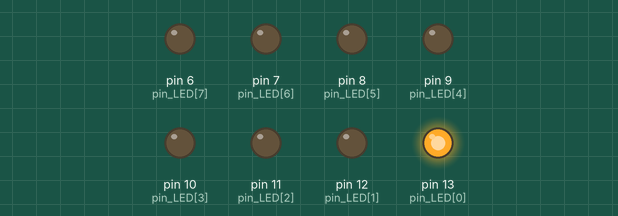
A sketch run on a simulated Arduino Uno, built with avr-gcc and run on an emulated ATmega328P. On the bench: output pins drawn as LEDs (lit = HIGH).

Above: at 0.5 s.
At 2.5 s:
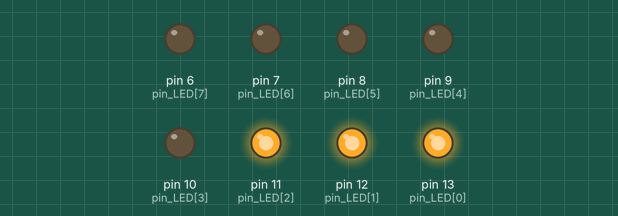
At 4.5 s:
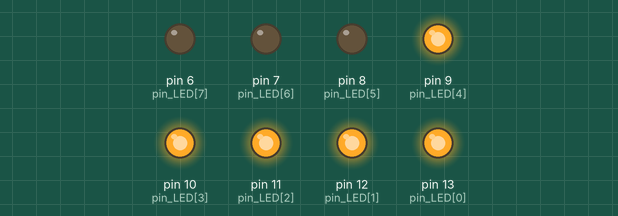
At 9.5 s:
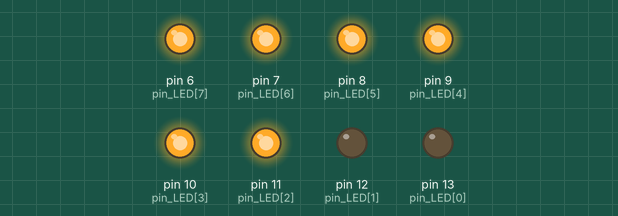
At 14.5 s:
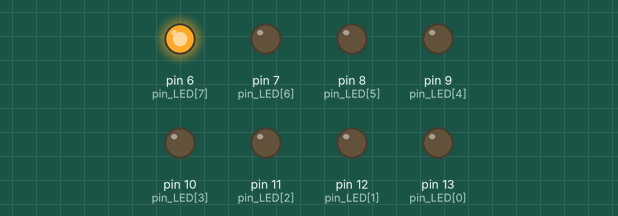
At 19.5 s:
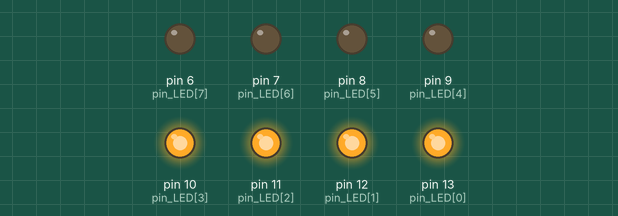
Timing chart, 0 to 20.8 s (numbered marks = the images above):
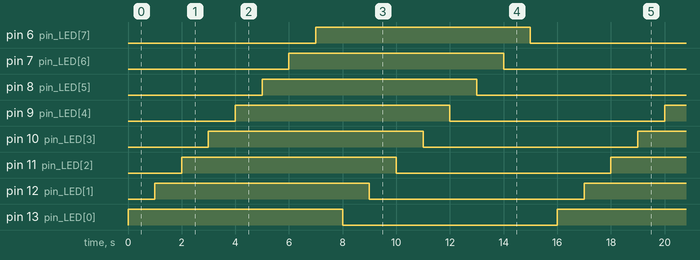

The sketch:

Led_test.ino
```cpp
int pin_LED[8]={13,12,11,10,9,8,7,6};

void setup() {
  // put your setup code here, to run once:
  for(int i=0;i<8;i++)
  {
    pinMode(pin_LED[i],OUTPUT);
  }
}

void loop() {
  // put your main code here, to run repeatedly:
  for(int i=0;i<8;i++)
  {
    digitalWrite(pin_LED[i],HIGH);
    delay(1000);//1000ms = 1초
  }
  for(int i=0;i<8;i++)
  {
    digitalWrite(pin_LED[i],LOW);
    delay(1000);
  }
}
```

Measured:
- by itself, pin 6 (pin_LED[7]), pin 7 (pin_LED[6]), pin 8 (pin_LED[5]), pin 9 (pin_LED[4]), pin 10 (pin_LED[3]), pin 11 (pin_LED[2]), pin 12 (pin_LED[1]), pin 13 (pin_LED[0]): alternates HIGH for 8.0 s and LOW for 8.0 s
- by itself, everything shown: repeats every 16.0 s, in 16 steps
